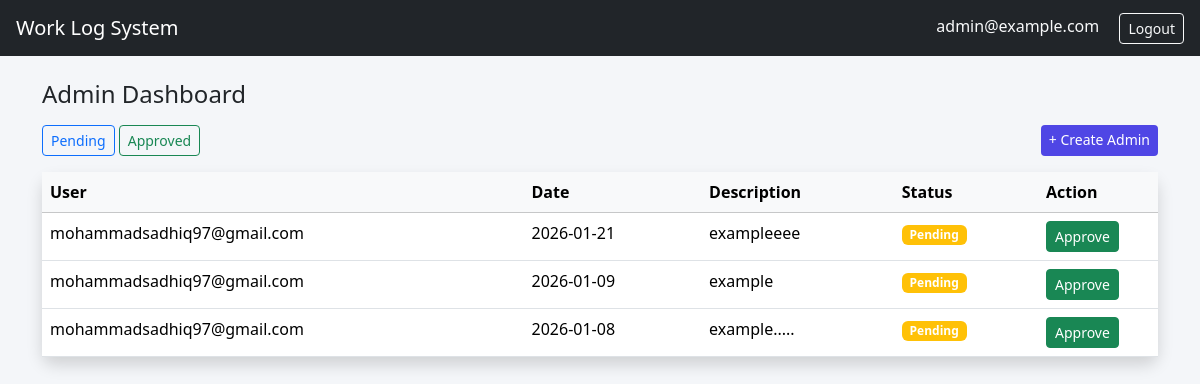
/admin_dashboard (signed in), run on the app's committed database.
### tables this page shows
CREATE TABLE work_logs (
    id INTEGER PRIMARY KEY AUTOINCREMENT,
    user_id INTEGER,
    work_date TEXT,
    description TEXT,
    status TEXT,
    FOREIGN KEY(user_id) REFERENCES users(id)
);

CREATE TABLE users (
    id INTEGER PRIMARY KEY AUTOINCREMENT,
    email TEXT UNIQUE NOT NULL,
    password TEXT NOT NULL,
    role TEXT NOT NULL
);

### app.py (the view)
@app.route("/admin_dashboard")
def admin_dashboard():
    if "user_id" not in session or session["role"] != "admin":
        return redirect(url_for("login"))
    status = request.args.get("status", "Pending")
    conn = get_db()
    logs = conn.execute("""
        SELECT work_logs.*, users.email
        FROM work_logs
        JOIN users ON work_logs.user_id = users.id
        WHERE work_logs.status=?
        ORDER BY work_date DESC
    """, (status,)).fetchall()
    chart_data = conn.execute("""
        SELECT users.email, COUNT(work_logs.id) as total
        FROM work_logs
        JOIN users ON work_logs.user_id = users.id
        WHERE work_logs.status = 'Approved'
        GROUP BY users.email
    """).fetchall()
    conn.close()
    employee_names = [row["email"] for row in chart_data]
    approved_counts = [row["total"] for row in chart_data]
    return render_template(
        "admin_dashboard.html",
        logs=logs,
        status=status,
    )

### app.py (called while the page is built)
def get_db():
    conn = sqlite3.connect("database.db",)
    conn.row_factory = sqlite3.Row
    return conn

### templates/admin_dashboard.html
{% extends "layout.html" %}
{% block content %}
<h4 class="mb-3">Admin Dashboard</h4>
<div class="mb-3 d-flex justify-content-between">
    <div>
        <a href="?status=Pending" class="btn btn-sm btn-outline-primary">Pending</a>
        <a href="?status=Approved" class="btn btn-sm btn-outline-success">Approved</a>
    </div>
    <a href="{{ url_for('create_admin') }}" class="btn btn-sm btn-primary">
        + Create Admin
    </a>
</div>
<div class="card shadow">
    <table class="table table-hover mb-0">
        <thead class="table-light">
            <tr>
                <th>User</th>
                <th>Date</th>
                <th>Description</th>
                <th>Status</th>
                <th width="120">Action</th>
            </tr>
        </thead>
        <tbody>
            {% for log in logs %}
            <tr>
                <td>{{ log.email }}</td>
                <td>{{ log.work_date }}</td>
                <td>{{ log.description }}</td>
                <td>
                    <span class="badge bg-warning">{{ log.status }}</span>
                </td>
                <td>
                    {% if log.status == "Pending" %}
                        <a href="{{ url_for('approve', id=log.id) }}"
                           class="btn btn-sm btn-success">Approve</a>
                    {% endif %}
                </td>
            </tr>
            {% else %}
            <tr>
                <td colspan="5" class="text-center text-muted">No records</td>
            </tr>
            {% endfor %}
        </tbody>
    </table>
</div>
{% endblock %}

### templates/layout.html (style rules this page uses)
body { background: #f4f6f9; }
.card { border: none; border-radius: 12px; }
.btn-primary { background: #4f46e5; border: none; }

### data on the page
work_logs: email "mohammadsadhiq97@gmail.com", work_date "2026-01-21", description "exampleeee", status "Pending"
work_logs: email "mohammadsadhiq97@gmail.com", work_date "2026-01-09", description "example", status "Pending"
work_logs: email "mohammadsadhiq97@gmail.com", work_date "2026-01-08", description "example.....", status "Pending"

### other printed values
{{ session.get("email") }} "admin@example.com"
